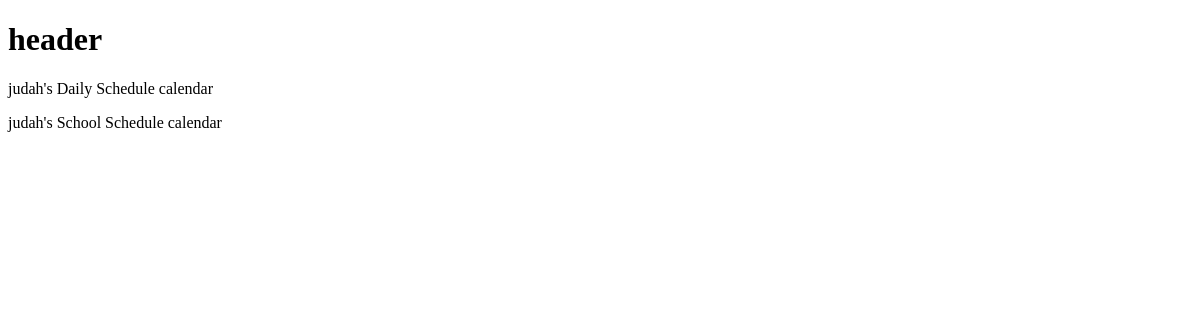
/home (signed in), run on an earlier commit of the app's database.
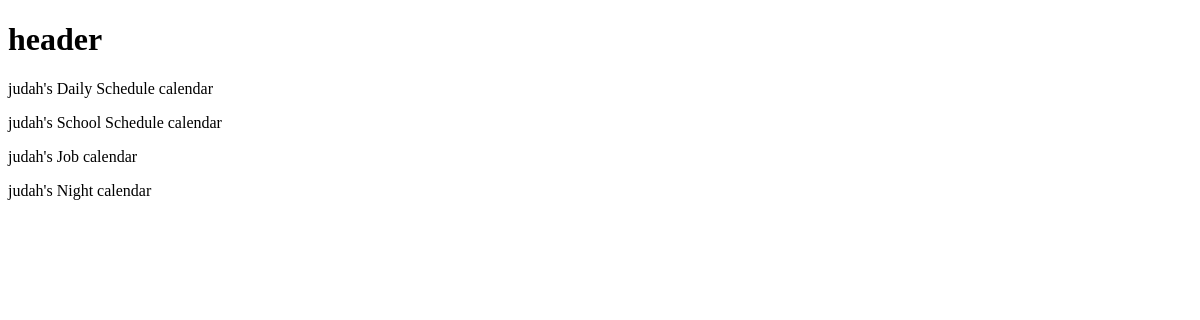
And on a later commit of the database.
### testing/models.py (models this page shows)
class ScheduleCalendar(models.Model):
    owner = models.ForeignKey(User, on_delete=models.CASCADE, related_name="schedule_cal", blank=True)
    name = models.CharField(max_length=255)
    def __str__(self):
        return f"{self.owner}'s {self.name} calendar"

class User(AbstractUser):
    pass

### testing/views.py (the view)
# urls.py: path("home", views.testHome, name="home"),
def testHome(request):
    cals =  ScheduleCalendar.objects.filter(owner=request.user)
    context = {"cals": cals}
    return render(request, 'testing/sched-cals.html',  context)

### testing/templates/testing/sched-cals.html
{% extends 'main.html' %}
{% block content %}
{% for cal in cals %}
<p>{{cal}}</p>
{% endfor %}
{% endblock %}

### templates/main.html (shortened to what this page needs)
<!DOCTYPE html>
<html lang="en">
<head>
</head>
<body>
    <h1>header</h1>
    {% block content %}
    {% endblock %}
</body>
</html>

What changed in the data, as far as the page shows it:
added ScheduleCalendar: owner+name "judah's Job calendar"
added ScheduleCalendar: owner+name "judah's Night calendar"
